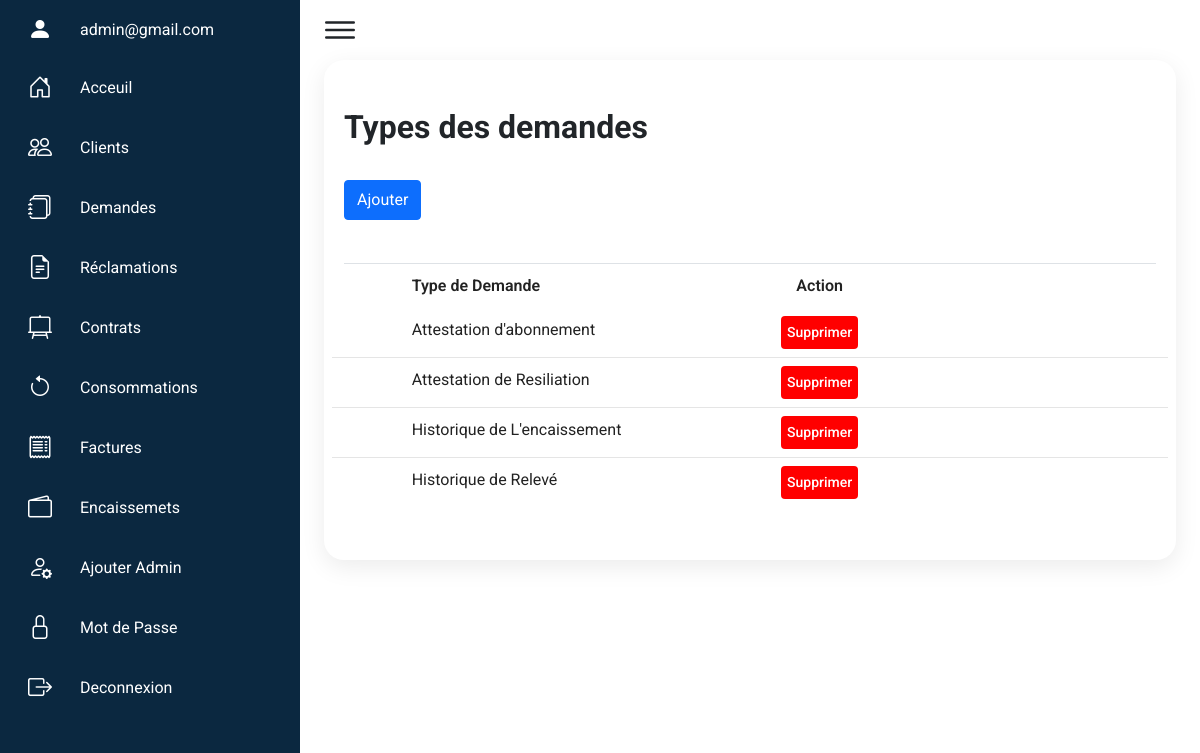
Before: /index.php?page=demandesTypes (signed in) with the older database file.
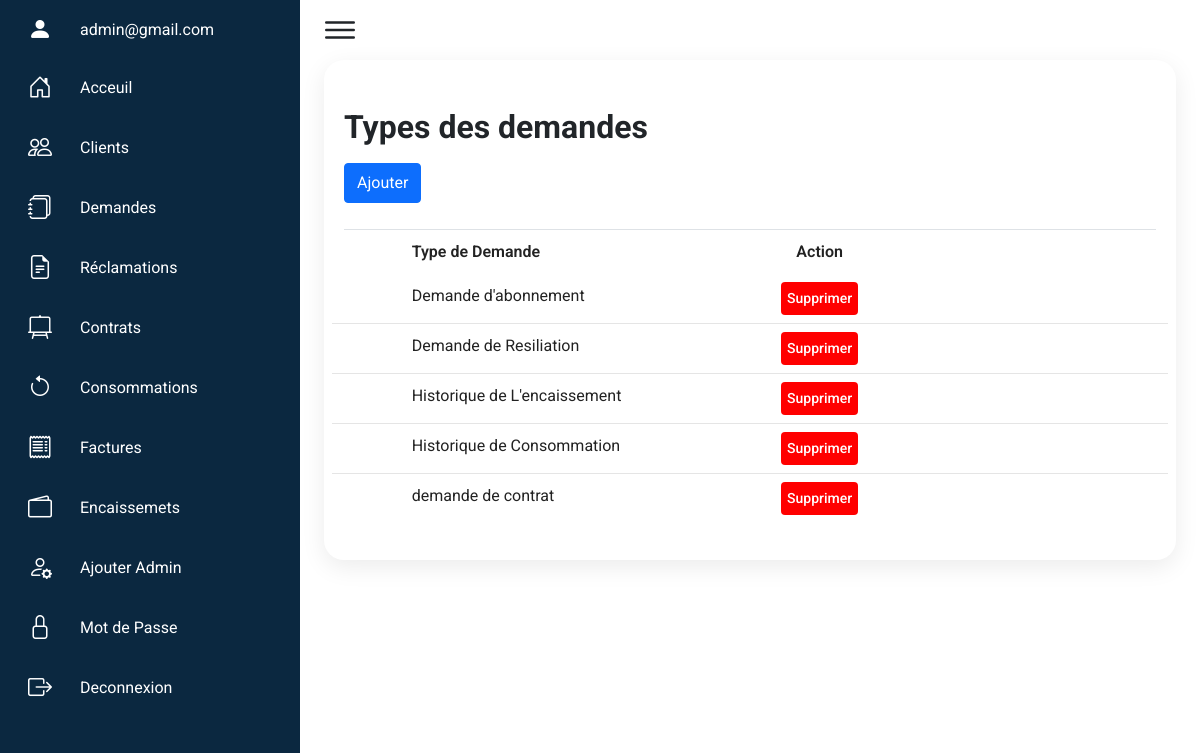
After: the same page with the newer database file.
### tables this page shows
CREATE TABLE `demandes_types` (
  `demande_type_id` int(11) NOT NULL,
  `demande_name` varchar(50) DEFAULT NULL,
  `contrat` int(11) NOT NULL DEFAULT 1
);

### models/demandes_types.php (called while the page is built, shortened)
<?php
function getDemandesTypes()
{
    $db = connectToDatabase();
    $stm = $db->prepare("SELECT * FROM demandes_types");
    $stm->execute();
    $demandes_types = $stm->fetchAll();
    return $demandes_types;
}

### views/admin/demandesTypes.php (the view, shortened to what this page needs)
<?php ob_start();
$demandes = getDemandesTypes();
?>
<div class="details-table p-0 px-2">
    <div class="activities pt-0 lesson-block m-0 mx-3 my-0">
        <h2 class="fw-bold mt-5 mb-0 ">Types des demandes</h2>
        <div class="d-flex justify-content-between">
            <button type="button" class="btn btn-primary" data-bs-toggle="modal" data-bs-target="#addStudent" style="height: 40px !important;">
                Ajouter
            </button>
        </div>
        <table class="border-top">
            <thead class="">
                <tr class="row">
                    <td class="col-1"></td>
                    <td class="text-start col-4">Type de Demande</td>
                    <td class="text-center col-4">Action</td>
                    <td class="col-3"></td>
                </tr>
            </thead>
            <tbody id="">
                <?php foreach ($demandes as $demande) { ?>
                    <tr class="row">
                        <td class="col-1"></td>
                        <td class="text-start  col-4"><?= $demande['demande_name'] ?></td>
                        <td class="d-flex justify-content-evenly py-2 col-4">
                            <form action="?page=deleteDemandeType" method="post">
                                <button type="submit" class="status btn return border-none" onclick="return confirm('Êtes-vous sûr de vouloir Supprimer ce demande ?');">Supprimer</button>
                            </form>
                        </td>
                        <td class="col-3"></td>
                    </tr>
                <?php } ?>
            </tbody>
        </table>
    </div>
</div>
<?php require('views/admin/layout.php');

Changed rows visible on the page:
changed demandes_types: demande_name "Attestation d'abonnement" → "Demande d'abonnement"
changed demandes_types: demande_name "Attestation de Resiliation" → "Demande de Resiliation"
changed demandes_types: demande_name "Historique de Relevé" → "Historique de Consommation"
added demandes_types: demande_name "demande de contrat"
